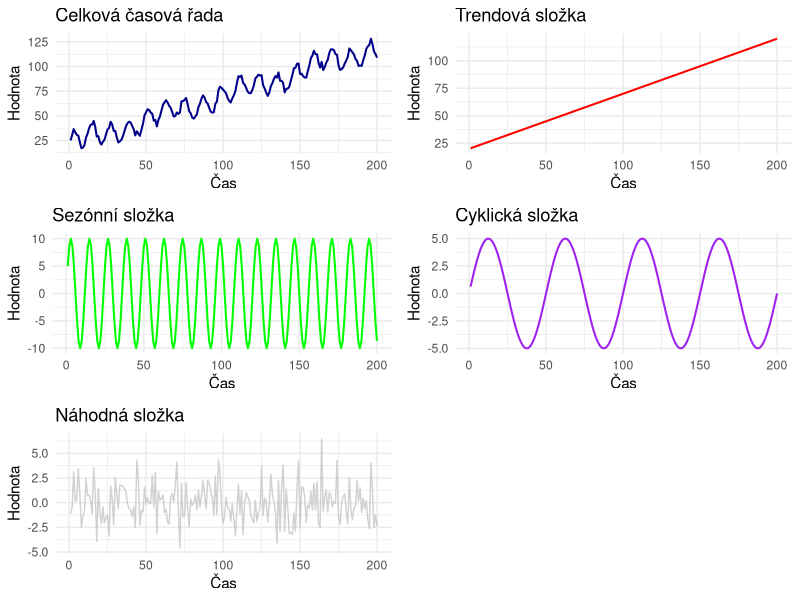

This figure's R source:
## ---- chunk 1
#| label: fig-timeseries
#| fig-cap: "Dekompozice časové řady na jednotlivé složky"
#| warning: false

library(ggplot2)
library(gridExtra)
set.seed(123)

# Vytvoření časové řady
n <- 200
time <- 1:n

# Trend (dlouhodobý růst)
trend <- 0.5 * time + 20

# Sezónní složka (roční cyklus)
seasonal <- 10 * sin(2 * pi * time / 12)

# Cyklická složka (delší hospodářský cyklus)
cyclical <- 5 * sin(2 * pi * time / 50)

# Náhodná složka
random <- rnorm(n, mean = 0, sd = 2)

# Celková časová řada
timeseries <- trend + seasonal + cyclical + random

# Vytvoření data frame
data <- data.frame(
  cas = time,
  trend = trend,
  sezonni = seasonal,
  cyklicka = cyclical,
  nahodna = random,
  celkova = timeseries
)

# Grafy jednotlivých složek
p1 <- ggplot(data, aes(x = cas, y = celkova)) +
  geom_line(color = "darkblue", size = 0.7) +
  labs(title = "Celková časová řada", x = "Čas", y = "Hodnota") +
  theme_minimal()

p2 <- ggplot(data, aes(x = cas, y = trend)) +
  geom_line(color = "red", size = 0.7) +
  labs(title = "Trendová složka", x = "Čas", y = "Hodnota") +
  theme_minimal()

p3 <- ggplot(data, aes(x = cas, y = sezonni)) +
  geom_line(color = "green", size = 0.7) +
  labs(title = "Sezónní složka", x = "Čas", y = "Hodnota") +
  theme_minimal()

p4 <- ggplot(data, aes(x = cas, y = cyklicka)) +
  geom_line(color = "purple", size = 0.7) +
  labs(title = "Cyklická složka", x = "Čas", y = "Hodnota") +
  theme_minimal()

p5 <- ggplot(data, aes(x = cas, y = nahodna)) +
  geom_line(color = "gray", size = 0.5, alpha = 0.7) +
  labs(title = "Náhodná složka", x = "Čas", y = "Hodnota") +
  theme_minimal()

# Uspořádání grafů
gridExtra::grid.arrange(p1, p2, p3, p4, p5, ncol = 2)
